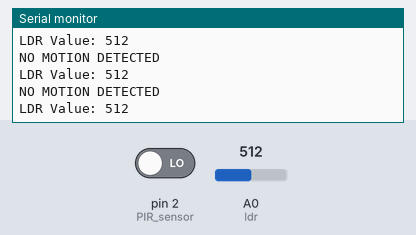
Bench run of a sketch on a simulated Arduino Uno, built with avr-gcc and run on an emulated ATmega328P. Shown: the last lines printed to the serial monitor. The inputs (shaded band) are chosen by the test bench; at power-on: pin 2 (PIR_sensor) LOW, A0 (ldr) = 512.

Above: at 1.2 s.
1.3 s: pin 2 (PIR_sensor) driven HIGH
3.1 s: A0 (ldr) set to 716
At 3.17 s:
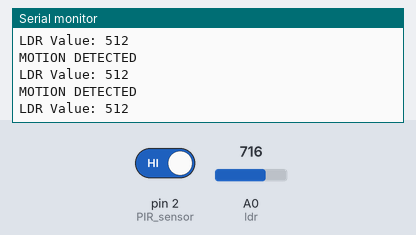
4.6 s: A0 (ldr) set to 900
At 4.78 s:
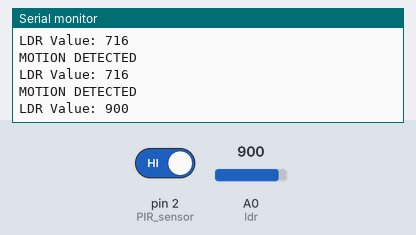
Timing chart, 0 to 7.6 s (numbered marks = the images above; inputs shaded):
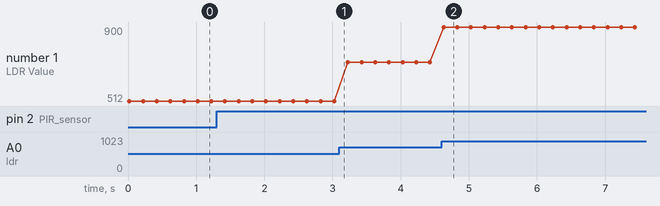

The sketch:

EMBEDDED_LAB8_GROUP6.ino
```cpp
const int PIR_sensor = 2;
const int ldr = A0;

int pirValue = 0;
int ldrValue = 0;

void setup()
{
  pinMode(PIR_sensor, INPUT);

  Serial.begin(9600);
}

void loop()
{
  // PIR SENSOR
  pirValue = digitalRead(PIR_sensor);

  if (pirValue == HIGH)
  {
    Serial.println("MOTION DETECTED");
  }
  else
  {
    Serial.println("NO MOTION DETECTED");
  }

  // LDR SENSOR (1023 = light, lower value = dark/dim)
  ldrValue = analogRead(ldr);

  Serial.print("LDR Value: ");
  Serial.println(ldrValue);

  delay(200);
}
```

Measured:
- after the input at 4.6 s, the serial monitor: prints a new line at once (image 2)
- plotted number 1: 512 → 716 after the input at 3.1 s, 716 → 900 after the input at 4.6 s
